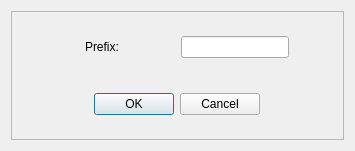
<?xml version="1.0" encoding="UTF-8"?>
<ui version="4.0">
 <class>Dialog</class>
 <widget class="QDialog" name="Dialog">
  <property name="geometry">
   <rect>
    <x>0</x>
    <y>0</y>
    <width>355</width>
    <height>151</height>
   </rect>
  </property>
  <property name="windowTitle">
   <string>Dialog</string>
  </property>
  <layout class="QHBoxLayout" name="horizontalLayout">
   <item>
    <widget class="QFrame" name="frame">
     <property name="frameShape">
      <enum>QFrame::StyledPanel</enum>
     </property>
     <property name="frameShadow">
      <enum>QFrame::Raised</enum>
     </property>
     <layout class="QVBoxLayout" name="verticalLayout">
      <item>
       <widget class="QWidget" name="widget" native="true">
        <layout class="QHBoxLayout" name="horizontalLayout_2">
         <item alignment="Qt::AlignHCenter|Qt::AlignVCenter">
          <widget class="QLabel" name="label">
           <property name="text">
            <string>Prefix:</string>
           </property>
          </widget>
         </item>
         <item alignment="Qt::AlignLeft">
          <widget class="QLineEdit" name="lineEdit"/>
         </item>
        </layout>
       </widget>
      </item>
      <item>
       <widget class="QWidget" name="widget_2" native="true">
        <layout class="QHBoxLayout" name="horizontalLayout_3">
         <item alignment="Qt::AlignHCenter|Qt::AlignVCenter">
          <widget class="QDialogButtonBox" name="buttonBox">
           <property name="standardButtons">
            <set>QDialogButtonBox::Cancel|QDialogButtonBox::Ok</set>
           </property>
          </widget>
         </item>
        </layout>
       </widget>
      </item>
     </layout>
    </widget>
   </item>
  </layout>
 </widget>
 <resources/>
 <connections/>
</ui>
